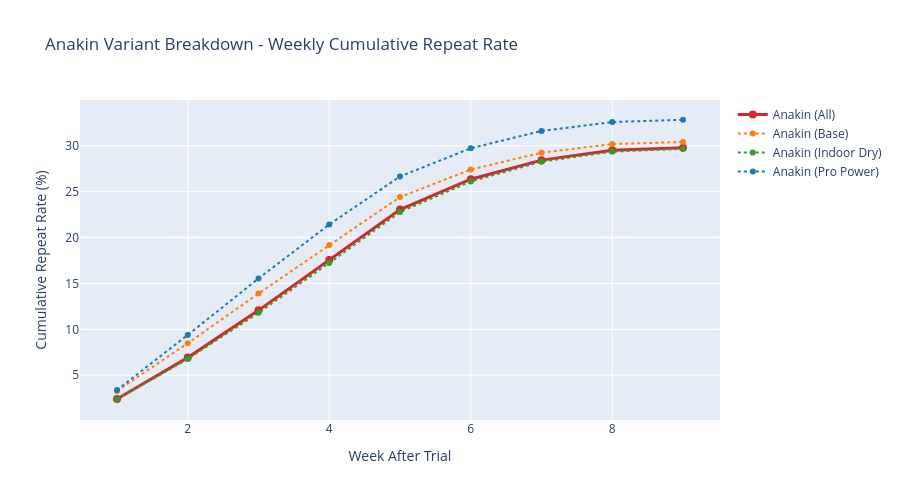

The code cell stored with this chart in its notebook:
### Markdown cell above
## 8. Variant Breakdown Charts

### Code cell
# Anakin Variant Breakdown - Weekly Cumulative Repeat Rate
if len(all_weekly_df) > 0:
    print("ANAKIN VARIANTS - Weekly Cumulative Repeat Rate")
    print("-" * 50)
    
    # Anakin variants: Base, Indoor Dry, Pro Power (with parentheses format)
    anakin_variants = all_weekly_df[all_weekly_df['initiative_name'].isin([
        'Anakin (All)', 'Anakin (Base)', 'Anakin (Indoor Dry)', 'Anakin (Pro Power)'
    ])].copy()
    
    if len(anakin_variants) > 0 and anakin_variants['initiative_name'].nunique() > 1:
        fig = go.Figure()
        
        color_map = {
            'Anakin (All)': '#d62728',
            'Anakin (Base)': '#ff7f0e',
            'Anakin (Indoor Dry)': '#2ca02c',
            'Anakin (Pro Power)': '#1f77b4'
        }
        
        for variant in anakin_variants['initiative_name'].unique():
            data = anakin_variants[anakin_variants['initiative_name'] == variant]
            is_all = (variant == 'Anakin (All)')
            
            fig.add_trace(go.Scatter(
                x=data['week'],
                y=data['cumulative_repeat_rate'],
                mode='lines+markers',
                name=variant,
                line=dict(
                    color=color_map.get(variant, 'gray'),
                    width=3 if is_all else 2,
                    dash='solid' if is_all else 'dot'
                ),
                marker=dict(size=8 if is_all else 6)
            ))
        
        fig.update_layout(
            title='Anakin Variant Breakdown - Weekly Cumulative Repeat Rate',
            xaxis_title='Week After Trial',
            yaxis_title='Cumulative Repeat Rate (%)',
            height=500,
            hovermode='x unified'
        )
        
        fig.show()
        
        # Weekly reference table
        print("\nWeekly Repeat Rate (%) by Variant:")
        weekly_pivot = anakin_variants.pivot(index='initiative_name', columns='week', values='cumulative_repeat_rate').round(2)
        weekly_pivot.index.name = 'Variant'
        weekly_pivot.columns = [f'W{int(w)}' for w in weekly_pivot.columns]
        display(weekly_pivot)
    else:
        print("Note: Variant breakdowns (Base, Indoor Dry, Pro Power) not yet extracted.")
        print("Only aggregate 'Anakin (All)' available - variant filtering may need adjustment.")

### Figure 1 — Plotly figure (JSON) as saved in the notebook; plotly's stock layout.template omitted (floating-point values rounded to 4 significant figures)
{"data": [{"line": {"color": "#d62728", "dash": "solid", "width": 3}, "marker": {"size": 8}, "mode": "lines+markers", "name": "Anakin (All)", "type": "scatter", "x": [1.0, 2.0, 3.0, 4.0, 5.0, 6.0, 7.0, 8.0, 9.0], "y": [2.41, 6.92, 12.07, 17.55, 23.06, 26.36, 28.44, 29.52, 29.8]}, {"line": {"color": "#ff7f0e", "dash": "dot", "width": 2}, "marker": {"size": 6}, "mode": "lines+markers", "name": "Anakin (Base)", "type": "scatter", "x": [1.0, 2.0, 3.0, 4.0, 5.0, 6.0, 7.0, 8.0, 9.0], "y": [3.29, 8.49, 13.9, 19.19, 24.42, 27.41, 29.25, 30.19, 30.42]}, {"line": {"color": "#2ca02c", "dash": "dot", "width": 2}, "marker": {"size": 6}, "mode": "lines+markers", "name": "Anakin (Indoor Dry)", "type": "scatter", "x": [1.0, 2.0, 3.0, 4.0, 5.0, 6.0, 7.0, 8.0, 9.0], "y": [2.37, 6.78, 11.8, 17.23, 22.79, 26.12, 28.27, 29.37, 29.67]}, {"line": {"color": "#1f77b4", "dash": "dot", "width": 2}, "marker": {"size": 6}, "mode": "lines+markers", "name": "Anakin (Pro Power)", "type": "scatter", "x": [1.0, 2.0, 3.0, 4.0, 5.0, 6.0, 7.0, 8.0, 9.0], "y": [3.39, 9.39, 15.54, 21.43, 26.66, 29.73, 31.62, 32.59, 32.84]}], "layout": {"height": 500, "hovermode": "x unified", "title": {"text": "Anakin Variant Breakdown - Weekly Cumulative Repeat Rate"}, "xaxis": {"title": {"text": "Week After Trial"}}, "yaxis": {"title": {"text": "Cumulative Repeat Rate (%)"}}}}
